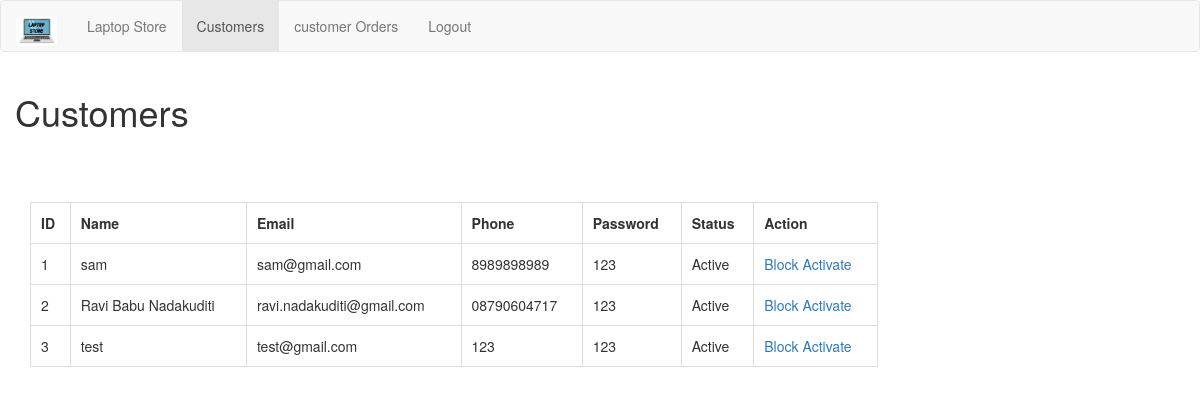
Screenshot of /laptop/managecustomers.php with the database file from the repository.
### tables this page shows
CREATE TABLE `customer` (
  `id` int(11) NOT NULL,
  `name` varchar(100) NOT NULL,
  `email` varchar(100) NOT NULL,
  `phone` varchar(12) NOT NULL,
  `pass` varchar(100) NOT NULL,
  `status` varchar(50) NOT NULL
);

### laptop/managecustomers.php (the view, shortened to what this page needs)
<!DOCTYPE html>
<html lang="en">
<head>
  <link rel="stylesheet" href="https://maxcdn.bootstrapcdn.com/bootstrap/3.4.1/css/bootstrap.min.css">
</head>
<body>
<nav class="navbar navbar-default">
  <div class="container-fluid">
    <div class="navbar-header">
      <a class="navbar-brand" href="#">
          <img src="images/logo.jpeg" style="width:100%;height:30px" />
      </a>
    </div>
    <ul class="nav navbar-nav">
      <li ><a href="adminhome.php"> Laptop Store</a></li>
      <li class="active"><a href="managecustomers.php">Customers</a></li>
      <li><a href="orders.php">customer Orders</a></li>
       <li><a href="logout.php">Logout</a></li>
    </ul>
  </div>
</nav>
<div class="container">
    <div class="row">
        <h1>Customers</h1>
            <div class="col-sm-9">
                <table  style="margin-top:60px;width:100%;padding:10px" class="table-bordered">
                    <tr>
                        <th> ID </th>
                        <th> Name </th>
                        <th> Email </th>
                        <th> Phone </th>
                        <th>Password</th>
                           <th>Status</th>
                        <th>Action </th>
                    </tr>
                    <?php
                    include 'config.php';
                    $sql = "SELECT * FROM customer";
                    $result = $conn->query($sql);
                    if ($result->num_rows > 0) {
                        while ($row = $result->fetch_assoc()) {
                            echo '
                                    <tr style="padding:10px">
                                    <td>' . $row["id"] . '   </td>
                                        <td>' . $row["name"] . '   </td>
                                    <td>' . $row["email"] . '   </td>
                                     <td>' . $row["phone"] . '   </td>
                                    <td>' . $row["pass"] . '   </td>
                                        <td>' . $row["status"] . '   </td>
                                    <td>
                                             <a href="blockuser.php?id=' . $row["id"] . '"> Block </a>
                                              <a href="activeuser.php?id=' . $row["id"] . '"> Activate </a>
                                    </td>
                                    </tr>
                    ';
                        }
                    } else {
                        echo "0 results";
                    }
                    ?>
                </table>
            </div>
    </div>
</div>
</body>
</html>

### laptop/managecustomers.php (style rules this page uses)
td,th { padding:10px; }

### rows the page displays
customer: id "1", name "sam", email "sam@gmail.com", phone "8989898989", pass "123", status "Active"
customer: id "2", name "Ravi Babu Nadakuditi", email "ravi.nadakuditi@gmail.com", phone "08790604717", pass "123", status "Active"
customer: id "3", name "test", email "test@gmail.com", phone "123", pass "123", status "Active"
